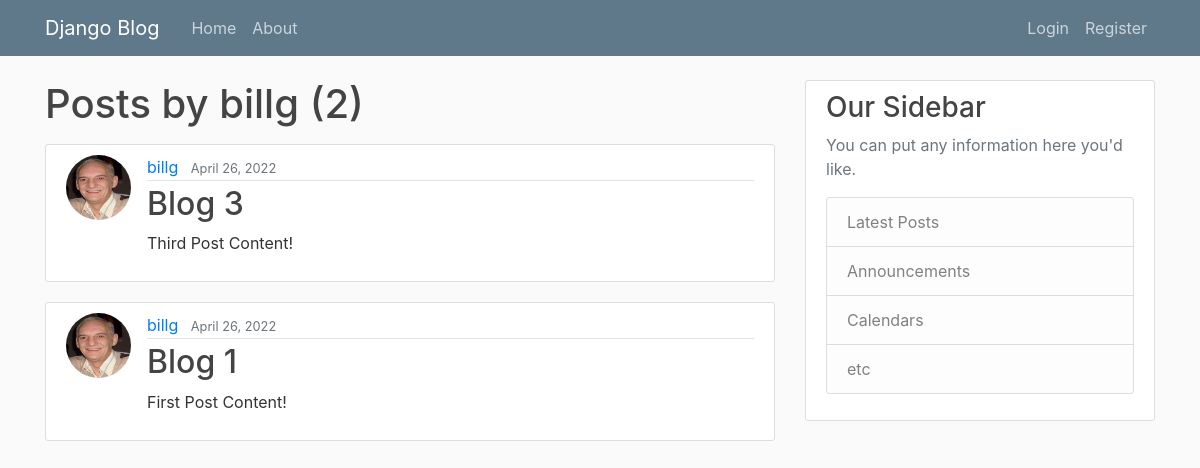
Before: /user/billg with the older database file.
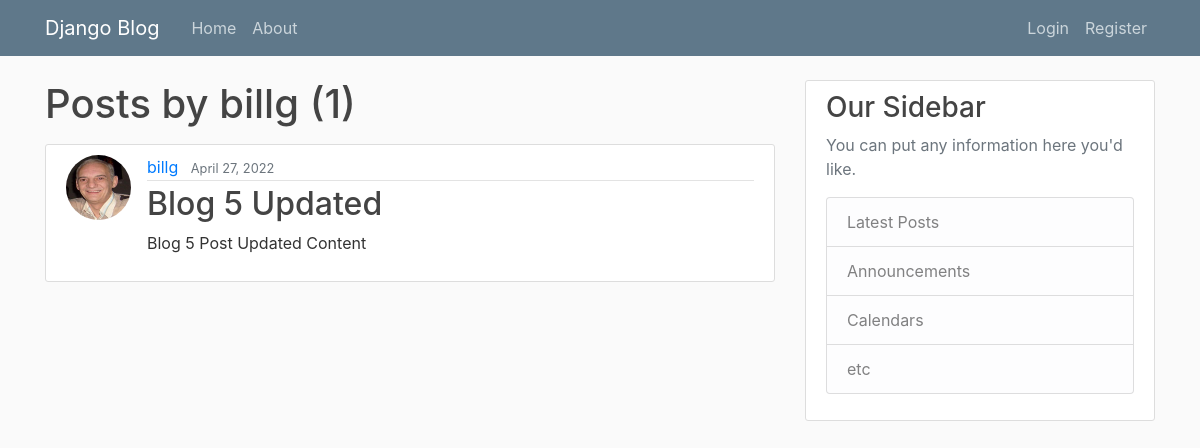
After: the same page with the newer database file.
### blog/models.py (models this page shows, shortened)
class Post(models.Model):
	title = models.CharField(max_length=100)
	content = models.TextField()
	date_posted = models.DateTimeField(default=timezone.now)
	author = models.ForeignKey(User, on_delete=models.CASCADE)

### users/models.py (models this page shows, shortened)
class Profile(models.Model):
	user = models.OneToOneField(User, on_delete=models.CASCADE)
	image = models.ImageField(default='default.jpg', upload_to='profile_pics')

### blog/views.py (the view)
# urls.py: path('user/<str:username>', UserPostListView.as_view(), name='user-posts'),
class UserPostListView(ListView):
	model = Post
	template_name = 'blog/user_posts.html' # <app>/<model>_<viewtype>.html
	context_object_name = 'posts'
	paginate_by = 5
	def get_queryset(self):
		user = get_object_or_404(User, username=self.kwargs.get('username'))
		return Post.objects.filter(author=user).order_by('-date_posted')

### blog/templates/blog/user_posts.html (shortened to what this page needs)
{% extends 'blog/base.html' %}
{% block content %}
	<h1 class="mb-3">Posts by {{ view.kwargs.username }} ({{ page_obj.paginator.count }})</h1>
	{% for post in posts %}
		<article class="media content-section">
			<img class="rounded-circle article-img" src="{{ post.author.profile.image.url }}">
		  	<div class="media-body">
		    	<div class="article-metadata">
		      		<a class="mr-2" href="{% url 'user-posts' post.author.username %}">{{ post.author }}</a>
		      		<small class="text-muted">{{ post.date_posted|date:"F d, Y" }}</small>
		    	</div>
		    	<h2><a class="article-title" href="{% url 'post-detail' post.id %}">{{ post.title }}</a></h2>
		    	<p class="article-content">{{ post.content }}</p>
		  	</div>
		</article>
	{% endfor %}
{% endblock content %}

Changed rows visible on the page:
removed Post: author.profile.image (picture), author "billg", date_posted "April 26, 2022", title "Blog 3", content "Third Post Content!"
removed Post: author.profile.image (picture), author "billg", date_posted "April 26, 2022", title "Blog 1", content "First Post Content!"
added Post: author.profile.image (picture), author "billg", date_posted "April 27, 2022", title "Blog 5 Updated", content "Blog 5 Post Updated Content"
Other visible differences:
{{ page_obj.paginator.count }}: "2" → "1"
